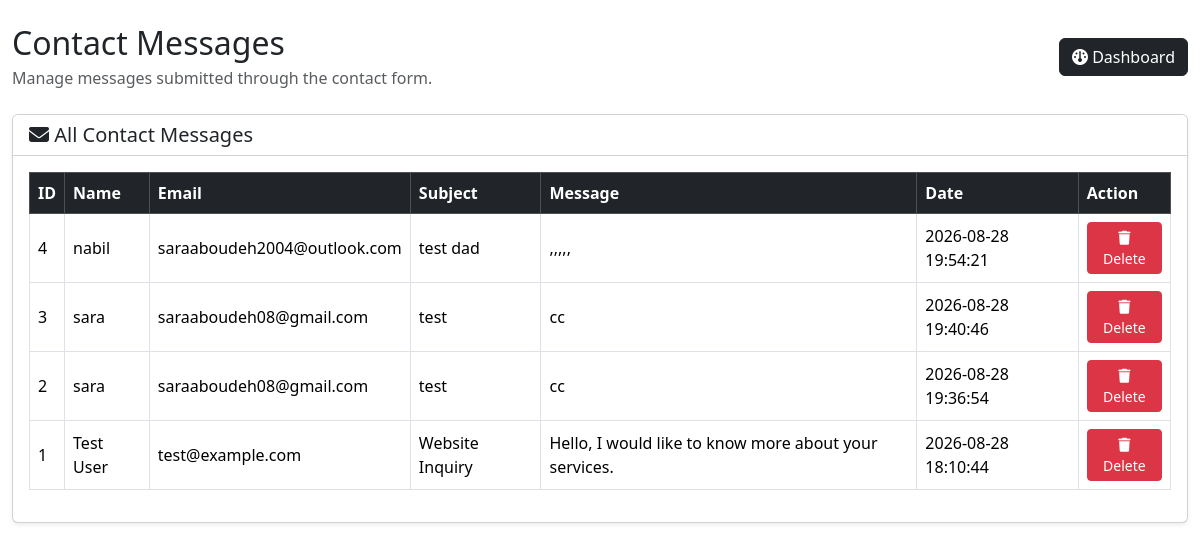
The page /admin/contact_messages.php on the database its author committed.
### tables this page shows
CREATE TABLE `contact_messages` (
  `id` int(10) UNSIGNED NOT NULL,
  `name` varchar(150) NOT NULL,
  `email` varchar(150) NOT NULL,
  `subject` varchar(255) DEFAULT NULL,
  `message` text NOT NULL,
  `created_at` timestamp NOT NULL DEFAULT current_timestamp()
);

### admin/contact_messages.php (the view, shortened to what this page needs)
<?php
include '../config.php';
$sql = "
    SELECT
        id,
        name,
        email,
        subject,
        message,
        created_at
    FROM contact_messages
    ORDER BY created_at DESC
";
$stmt = $pdo->prepare($sql);
$stmt->execute();
$messages = $stmt->fetchAll();
?>
<!DOCTYPE html>
<html lang="en">
<head>
    <link
        href="https://cdn.jsdelivr.net/npm/bootstrap@5.3.3/dist/css/bootstrap.min.css"
        rel="stylesheet"
    >
    <link
        rel="stylesheet"
        href="https://cdnjs.cloudflare.com/ajax/libs/font-awesome/6.5.2/css/all.min.css"
    >
</head>
<body>
<div class="container-fluid py-4">
    <div class="d-flex justify-content-between align-items-center mb-4">
        <div>
            <h2 class="mb-1">
                Contact Messages
            </h2>
            <p class="text-muted mb-0">
                Manage messages submitted through the contact form.
            </p>
        </div>
        <a href="index.php" class="btn btn-dark">
            <i class="fa fa-dashboard"></i>
            Dashboard
        </a>
    </div>
    <div class="card shadow-sm">
        <div class="card-header bg-white">
            <h5 class="mb-0">
                <i class="fa fa-envelope"></i>
                All Contact Messages
            </h5>
        </div>
        <div class="card-body">
            <?php if (count($messages) > 0): ?>
                <div class="table-responsive">
                    <table class="table table-bordered table-hover align-middle">
                        <thead class="table-dark">
                            <tr>
                                <th>ID</th>
                                <th>Name</th>
                                <th>Email</th>
                                <th>Subject</th>
                                <th>Message</th>
                                <th>Date</th>
                                <th>Action</th>
                            </tr>
                        </thead>
                        <tbody>
                            <?php foreach ($messages as $row): ?>
                                <tr>
                                    <td>
                                        <?= htmlspecialchars($row['id']) ?>
                                    </td>
                                    <td>
                                        <?= htmlspecialchars($row['name']) ?>
                                    </td>
                                    <td>
                                        <?= htmlspecialchars($row['email']) ?>
                                    </td>
                                    <td>
                                        <?= htmlspecialchars($row['subject']) ?>
                                    </td>
                                    <td style="max-width: 400px;">
                                        <?= htmlspecialchars($row['message']) ?>
                                    </td>
                                    <td>
                                        <?= htmlspecialchars($row['created_at']) ?>
                                    </td>
                                    <td>
                                        <a
                                            href="contact_message_delete.php?id=<?= $row['id'] ?>"
                                            class="btn btn-danger btn-sm"
                                            onclick="return confirm('Are you sure you want to delete this message?');"
                                        >
                                            <i class="fa fa-trash"></i>
                                            Delete
                                        </a>
                                    </td>
                                </tr>
                            <?php endforeach; ?>
                        </tbody>
                    </table>
                </div>
            <?php else: ?>
                <div class="alert alert-info">
                    No contact messages found.
                </div>
            <?php endif; ?>
        </div>
    </div>
</div>
</body>
</html>

### rows shown on the page
contact_messages: id "4", name "nabil", email "saraaboudeh2004@outlook.com", subject "test dad", message ",,,,,", created_at "2026-08-28 19:54:21"
contact_messages: id "3", name "sara", email "saraaboudeh08@gmail.com", subject "test", message "cc", created_at "2026-08-28 19:40:46"
contact_messages: id "2", name "sara", email "saraaboudeh08@gmail.com", subject "test", message "cc", created_at "2026-08-28 19:36:54"
contact_messages: id "1", name "Test User", email "test@example.com", subject "Website Inquiry", message "Hello, I would like to know more about your services.", created_at "2026-08-28 18:10:44"
